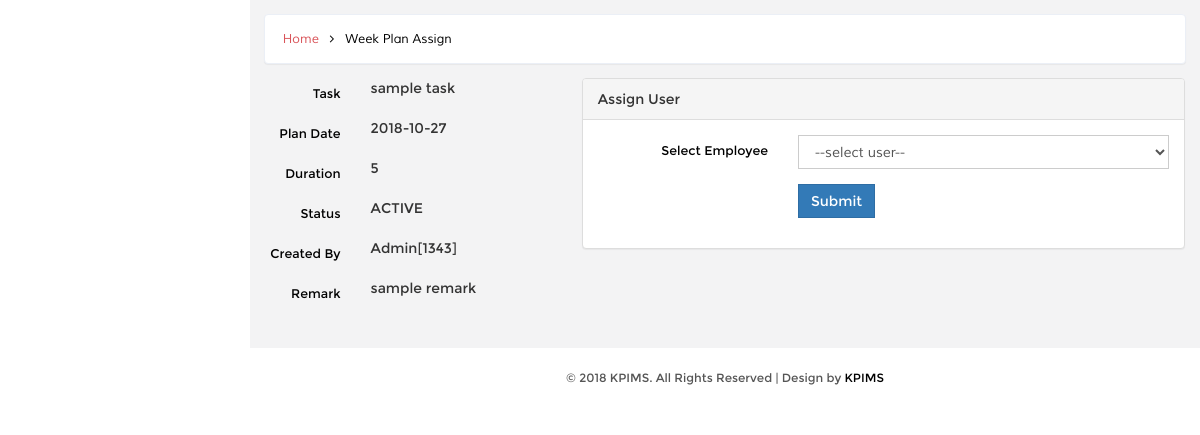
/pm_weekplan_assign.php?weekplan_id=1, run on the app's committed database.
### tables this page shows
CREATE TABLE `kpi_week_plan` (
  `id` int(5) NOT NULL AUTO_INCREMENT,
  `plan_date` varchar(20) DEFAULT NULL,
  `task` varchar(100) DEFAULT NULL,
  `estimated_duration` varchar(50) DEFAULT NULL,
  `remark` varchar(50) DEFAULT NULL,
  `status_code` varchar(20) DEFAULT NULL,
  `assign_to` int(5) DEFAULT 0,
  `user_created` int(5) DEFAULT NULL,
  `date_created` timestamp NOT NULL DEFAULT current_timestamp(),
  `review_user` int(5) DEFAULT 0,
  `review_date` varchar(50) DEFAULT NULL,
  PRIMARY KEY (`id`),
  KEY `FK_kpi_week_plan_user` (`user_created`),
  CONSTRAINT `FK_kpi_week_plan_user` FOREIGN KEY (`user_created`) REFERENCES `kpi_user` (`id`)
);

CREATE TABLE `kpi_user` (
  `id` int(5) NOT NULL AUTO_INCREMENT,
  `first_name` varchar(50) DEFAULT NULL,
  `last_name` varchar(50) DEFAULT NULL,
  `empno` varchar(50) DEFAULT NULL,
  `nic` varchar(12) DEFAULT NULL,
  `pword` text DEFAULT NULL,
  `user_role` varchar(20) DEFAULT NULL,
  `status_code` varchar(20) DEFAULT NULL,
  `user_created` int(5) DEFAULT NULL,
  `date_created` timestamp NOT NULL DEFAULT current_timestamp(),
  `user_updated` int(5) DEFAULT 0,
  `date_updated` varchar(50) DEFAULT NULL,
  `job_title` varchar(250) DEFAULT NULL,
  `date_of_appointment` varchar(25) DEFAULT NULL,
  PRIMARY KEY (`id`)
);

### DB.php (called while the page is built, shortened)
<?php
function getDBConnection() {
    $servername = "localhost";
    $username = "root";
    $password = "123";
    $db = "kpimsdb";
    $conn = mysqli_connect($servername, $username, $password, $db);
    if (!$conn) {
        die("Connection failed: " . mysqli_connect_error());
    } else {
        return $conn;
    }
}
function getData($sql) {
    $conn = getDBConnection();
    $result = mysqli_query($conn, $sql);
    if (mysqli_num_rows($result) > 0) {
        return $result;
    } else {
        return FALSE;
    }
}
?>

### pm_weekplan_assign.php (the view, shortened to what this page needs)
<!DOCTYPE HTML>
<html>
    <?php include_once './DB.php'; ?>
    <head>
        <link href="css/bootstrap.min.css" rel='stylesheet' type='text/css' />
        <link href="css/style.css" rel='stylesheet' type='text/css' />
        <link href="css/font-awesome.css" rel="stylesheet">
        <link href="css/custom.css" rel="stylesheet">
    </head>
    <body>
        <div id="wrapper">
            <div id="page-wrapper" class="gray-bg dashbard-1">
                <div class="content-main">
                    <div class="banner">
                        <h2>
                            <a href="home.php">Home</a>
                            <i class="fa fa-angle-right"></i>
                            <span>Week Plan Assign</span>
                        </h2>
                    </div>
                    <div class="content-top">
                        <div class="col-md-4 ">
                            <?php
                            $weekplan_id = $_GET['weekplan_id'];
                            $sql = "SELECT kpi_week_plan.*,kpi_user.first_name,kpi_user.empno FROM kpi_week_plan  INNER JOIN kpi_user "
                                    . " ON kpi_week_plan.user_created = kpi_user.id WHERE kpi_week_plan.id = $weekplan_id ";
                            $result = getData($sql);
                            foreach ($result as $value) {
                                ?>
                                <form class="form-horizontal">
                                    <div class="form-group">
                                        <label for="from_date" class="control-label col-xs-4">Task</label>
                                        <div class="col-xs-8">
                                            <?= $value['task']; ?>
                                        </div>
                                    </div>
                                    <div class="form-group">
                                        <label for="" class="control-label col-xs-4">Plan Date</label>
                                        <div class="col-xs-8">
                                            <?= $value['plan_date']; ?>
                                        </div>
                                    </div>
                                    <div class="form-group">
                                        <label for="text" class="control-label col-xs-4">Duration</label>
                                        <div class="col-xs-8">
                                            <?= $value['estimated_duration']; ?>
                                        </div>
                                    </div>
                                    <div class="form-group">
                                        <label for="text1" class="control-label col-xs-4">Status</label>
                                        <div class="col-xs-8">
                                            <?= $value['status_code']; ?>
                                        </div>
                                    </div>
                                    <div class="form-group">
                                        <label for="text2" class="control-label col-xs-4">Created By</label>
                                        <div class="col-xs-8">
                                            <?= $value['first_name']; ?>[<?= $value['empno']; ?>]
                                        </div>
                                    </div>
                                    <div class="form-group">
                                        <label for="text3" class="control-label col-xs-4">Remark</label>
                                        <div class="col-xs-8">
                                            <?= $value['remark']; ?>
                                        </div>
                                    </div>
                                    <div class="form-group row">
                                        <div class="col-xs-offset-4 col-xs-8">
                                        </div>
                                    </div>
                                </form>
                                <?php
                            }
                            ?>
                        </div>
                        <div class="col-md-8 ">
                            <div class="panel panel-default">
                                <div class="panel-heading ">Assign User</div>
                                <div class="panel-body">
                                    <form class="form-horizontal" action="pm_weekplan_assign_action.php" method="post">
                                        <div class="form-group">
                                            <label for="select" class="control-label col-xs-4">Select Employee</label>
                                            <div class="col-xs-8">
                                                <select id="select" name="user_id" class="select form-control">
                                                    <option value="">--select user--</option>
                                                </select>
                                            </div>
                                        </div>
                                        <div class="form-group row">
                                            <div class="col-xs-offset-4 col-xs-8">
                                                <button name="btnAssign" type="submit" class="btn btn-primary">Submit</button>
                                            </div>
                                        </div>
                                    </form>
                                </div>
                            </div>
                        </div>
                    </div>
                    <?php
                    include './_footer.php';
                    ?>
                </div>
            </div>
        </div>
    </body>
</html>

### css/style.css (style rules this page uses)
h4, h5, h6, h1, h2, h3 { margin: 0; }
html, body { font-family:'Montserrat-Regular'; background:#F3F3F4; overflow-x: hidden; }
body a { transition:0.5s all; -webkit-transition:0.5s all; -moz-transition:0.5s all; -o-transition:0.5s all; -ms-transition:0.5s all; }
div#wrapper { background-color: #fff; }
@media (min-width: 768px) { #page-wrapper { position: inherit; margin: 0 0 0 240px; min-height: 1000px; } }
.content-main { background-color: #F3F3F4; padding-top: 1em; }
.banner { background: #fff; display: block; margin: 0em 1em ; padding:1em; border: 1px solid #ebeff6; border-color: #ebeff6; border-radius: 4px; -webkit-border-radius: 4px; -o-border-radius: 4px; -moz-border-radius: 4px; -ms-border-radius: 4px; -webkit-box-shadow: 0 1px 1px rgba(0,0,0,.05); box-shadow: 0 1px 1px rgba(0,0,0,.05); }
.banner h2 { font-size:0.9em; }
.banner h2 a { color:#D95459; text-decoration:none; font-family: 'Muli-Regular'; padding:0.3em ; }
.banner h2 span { color:#000; font-family: 'Muli-Regular'; padding:0.3em ; }
.banner h2 i { color:#000; vertical-align:middle; padding:0.3em ; }
.content-top { padding: 1em 0; }
.form-control { box-shadow: none; outline: none; border-radius: 0px; font-family: 'Muli-Regular'; }
.btn { border-radius: 0px; outline: none; }
.checkbox-inline label,.checkbox-inline1 label,.form-group label { font-weight:400; }
label.control-label { font-weight: 100; color: #000; font-size: 0.9em; margin: 0; }

### css/custom.css (style rules this page uses)
#wrapper { width: 100%; }
#page-wrapper { min-height: 568px; }
@media (min-width:768px) { #page-wrapper { position: inherit; margin: 0 0 0 250px; } }

### data on the page
kpi_week_plan: task "sample task", plan_date "2018-10-27", estimated_duration "5", status_code "ACTIVE", user_created.first_name "Admin", user_created.empno "1343", remark "sample remark"
